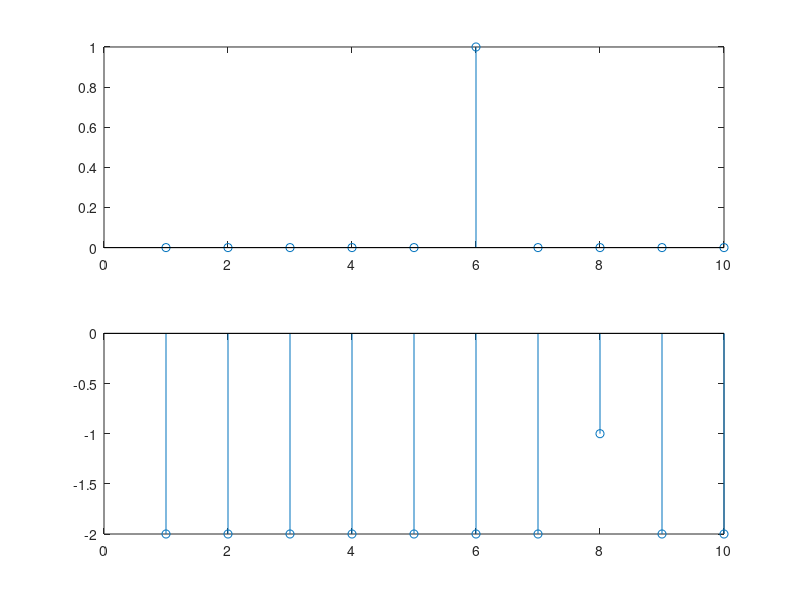
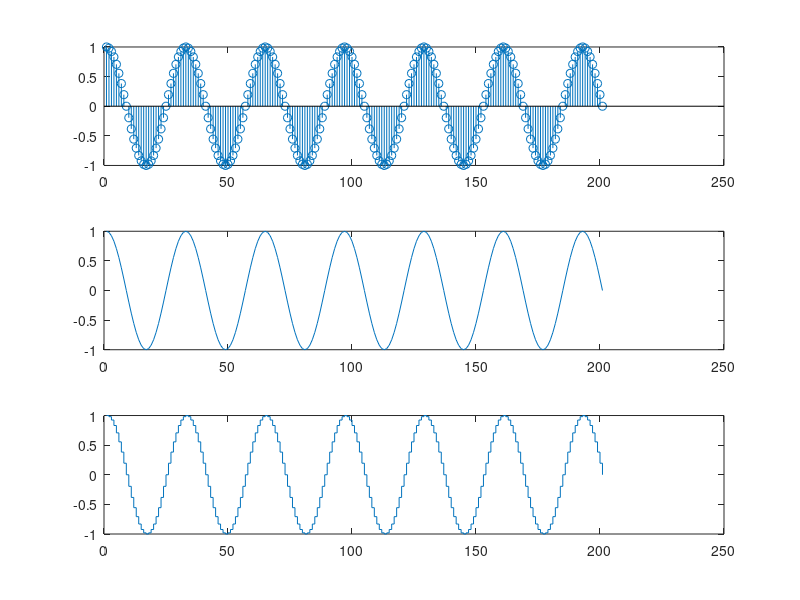

Reproduce these figures in MATLAB, in order.
function lab1
%=== ??????????:?????? ??????? ??????????? ?????????? ===
%--- ??????????? ?????? #1 ??????????? ?????????? ???????? ---
%
% ?????????????? ????? ?????: 
% pec1.dat - ?????? ???, ??? ?? ??????????? ??????
%
% ??????? ??????????? (m-?????), ??? ????????? ?????????:
% pks = pksdetect(?) - ??????????? ????? ? ??????????? ???????
%--------------------------------------------------------------------

clear, clc, close all
disp('??????????? ?????? #1')
disp('??????????? ?????????? ????????')
disp('???????: , ????? ... ????') 

%=== ???????? #1.1 ===
% ??????????? ?????????? ????????
N =  10;
n =  0:N-1;
x =  double(n==5);
y =  double(n==7);
class(x) 
figure()
subplot(2,1,1), stem(x)
subplot(2,1,2), stem(y-2)

%=== ???????? #1.2 === 
% ??????????? ??????????? ???????
N =  201;
n =  0:N-1;
x =  cos(pi*n/16);
figure()
subplot(3,1,1), stem(x)
subplot(3,1,2), plot(x)
subplot(3,1,3), stairs(x)

